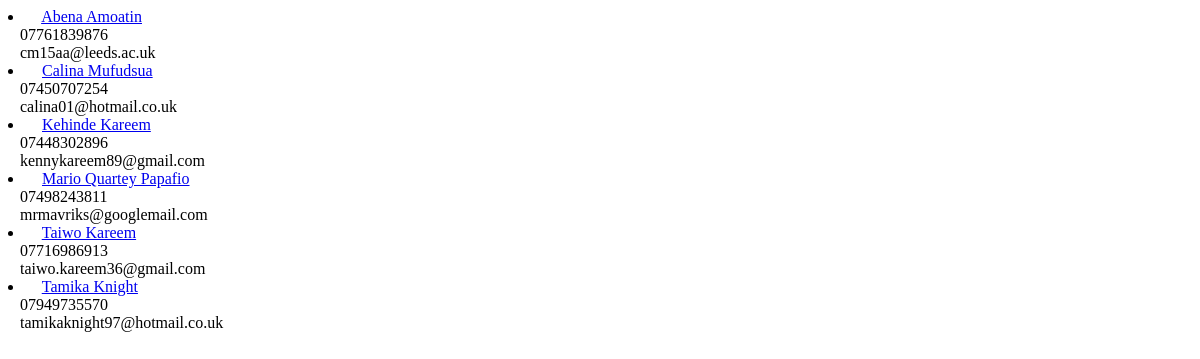
/member/_status/Established (signed in), run on an earlier commit of the app's database.
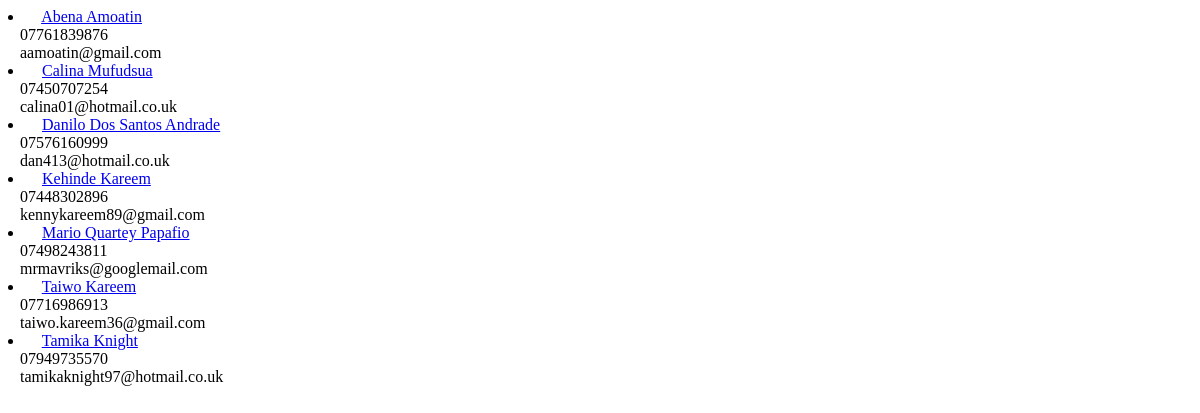
And on a later commit of the database.
### member/models.py (models this page shows, shortened)
class Member(models.Model):
	name = models.CharField(max_length=50, unique=True)
	gender = models.ForeignKey('Gender', on_delete=models.CASCADE, related_name="sex", null=True)
	mobile_no = models.CharField(max_length=50, blank=True, null=True, unique=False, verbose_name="Mobile number")
	email = models.EmailField(max_length=50, blank=True, null=True, verbose_name="Email Address")
	date_of_birth = models.DateField(blank=True, null=True)
	address = models.TextField(max_length=200, blank=True, null=True)
	post_code = models.CharField(max_length=10, blank=True, null=True)
	academic_institution = models.ForeignKey('AcademicInstitution', on_delete=models.CASCADE, 						related_name="academic_institution", null=True, blank=True, )
	course = models.CharField(max_length=100, blank=True)
	first_attended = models.DateField(blank=True, null=True)
	attendance_status = models.ForeignKey('Attendance', on_delete=models.CASCADE, related_name="attendance_status")
	shepherd = models.ForeignKey(User, on_delete=models.CASCADE)
	last_visited = models.DateField(null=True, blank=True)
	extra_info = models.TextField(max_length=2000, blank=True)
	last_modified = models.DateTimeField(auto_now=True)
	class Meta:
		ordering = ["name"]

### member/views.py (the view)
@login_required
def _list_members_by_status(request, status):
	pattern = re.compile(r"^([\w\s\d\.-_]+)$")
	if pattern.match(status) and status != "ALL":
		attendance = Attendance.objects.get(status__iexact = status).status
		members = Member.objects.filter(attendance_status__status__iexact = attendance)
	else:
		members = Member.objects.all()
	context = {
		'members': members
	}
	return render (request, '_partial/member_data.html', context)

### member/templates/_partial/member_data.html (shortened to what this page needs)
{% for member in members %}
  <li class="w3-padding-16 datalist">
	<span class="w3-large">
	  <a href="{% url 'member:member_info' member.name.lower %}">{{ member.name.title }}</a></span>
	{% if member.mobile_no|slugify != "" %}
		<br>&nbsp;&nbsp;
		<span class="w3-text-grey">{{ member.mobile_no }} </span>
	{% endif %}
	{% if member.email|slugify != "" %}
		<br>&nbsp;&nbsp;
		<span class="w3-text-grey">{{ member.email }} </span><br>
	{% endif %}
{% endfor %}
</li>

What changed in the data, as far as the page shows it:
changed Member "Abena Amoatin": email "cm15aa@leeds.ac.uk" → "aamoatin@gmail.com"
added Member: name "Danilo Dos Santos Andrade", mobile_no "07576160999", email "dan413@hotmail.co.uk"
